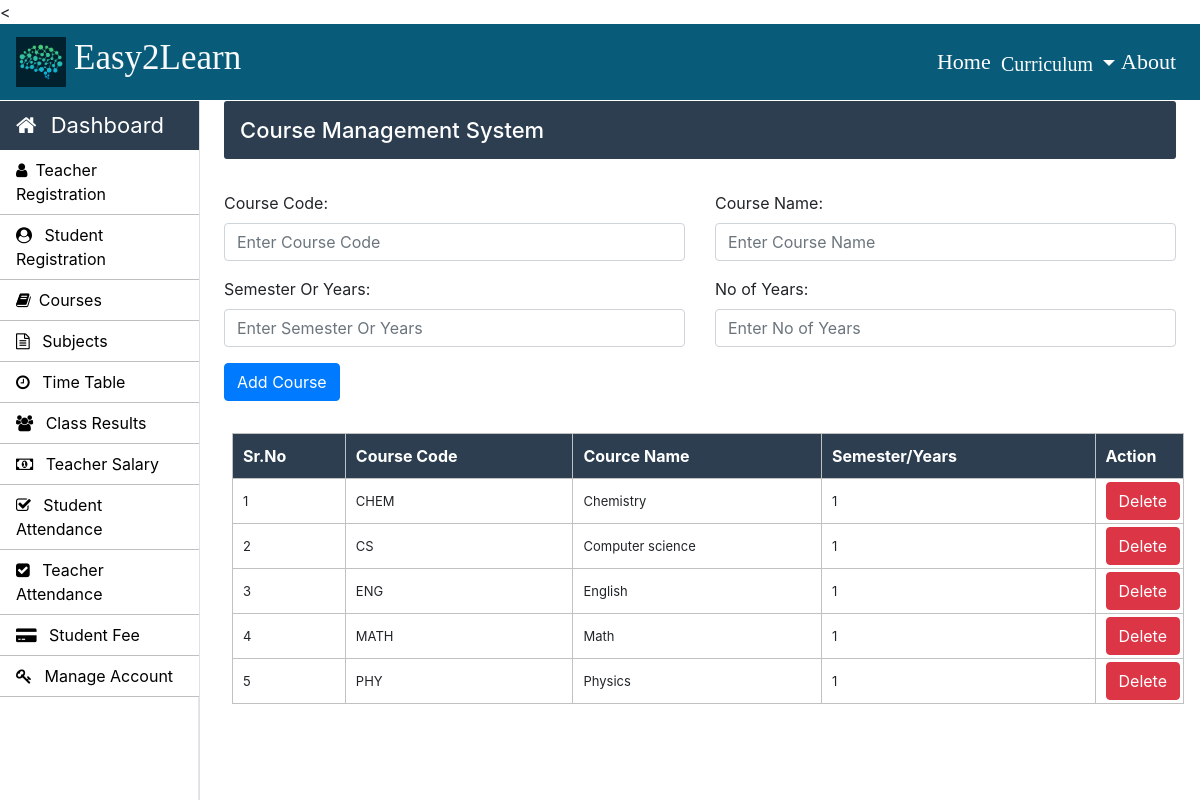
The page /Admin/courses.php (signed in) on the database its author committed.
### tables this page shows
CREATE TABLE `courses` (
  `course_code` varchar(10) NOT NULL,
  `course_name` varchar(50) NOT NULL,
  `semester_or_year` varchar(10) NOT NULL,
  `no_of_year` int(10) NOT NULL
);

### Admin/courses.php (the view, shortened to what this page needs)
<?php
		require_once "../connection/connection.php";
	?>
<!doctype html>
<html lang="en">
	<head>
	</head>
	<body>
		<?php include('../common/common-header.php') ?>
		<?php include('../common/admin-sidebar.php') ?>
		<main role="main" class="col-xl-10 col-lg-9 col-md-8 ml-sm-auto px-md-4 mb-2 w-100">
			<div class="sub-main">
				<div class="bar-margin text-center d-flex flex-wrap flex-md-nowrap pt-3 pb-2 mb-3 text-white admin-dashboard pl-3">
					<h4>Course Management System </h4>
				</div>
				<div class="row">
					<div class="col-md-12">
						<form action="courses.php" method="post">
							<div class="row mt-3">
								<div class="col-md-6">
									<div class="form-group">
										<label for="exampleInputEmail1">Course Code: </label>
										<input type="text" name="course_code" class="form-control" required placeholder="Enter Course Code">
									</div>
								</div>
								<div class="col-md-6">
									<div class="form-group">
										<label for="exampleInputPassword1">Course Name:</label>
										<input type="text" name="course_name" class="form-control" required placeholder="Enter Course Name">
									</div>
								</div>
							</div>
							<div class="row">
								<div class="col-md-6">
									<div class="form-group">
										<label for="exampleInputEmail1">Semester Or Years:</label>
										<input type="text" name="semester_or_year" class="form-control" required placeholder="Enter Semester Or Years">
									</div>
								</div>
								<div class="col-md-6">
									<div class="form-group">
										<label for="exampleInputPassword1">No of Years:</label>
										<input type="text" name="no_of_year" class="form-control" required  placeholder="Enter No of Years">
									</div>
								</div>
							</div>
							<div class="row w-100">
								<div class="col-md-12">
									<input type="submit" name="sub" value="Add Course" class=" btn btn-primary ml-auto">
								</div>
							</div>
						</form>
					</div>
				</div>
				<div class="row">
					<div class="col-md-12 ml-2">
						<section class="mt-3">
							<table class="w-100 table-elements mb-5 table-three-tr" cellpadding="3">
								<tr class="table-tr-head table-three text-white">
									<th>Sr.No</th>
									<th>Course Code</th>
									<th>Cource Name</th>
									<th>Semester/Years</th>
									<th>Action</th>
								</tr>
								<?php
									$sr=1;
									$query="select course_code,course_name,no_of_year from courses";
									$run=mysqli_query($con,$query);
									while($row=mysqli_fetch_array($run)) {
									echo	"<tr>";
									echo	"<td>".$sr++."</td>";
									echo	"<td>".$row['course_code']."</td>";
									echo	"<td>".$row['course_name']."</td>";
									echo	"<td>".$row['no_of_year']."</td>";
									echo	"<td width='20'><a class='btn btn-danger' href=delete-function.php?course_code=".$row['course_code'].">Delete</a></td>";
									echo	"</tr>";
									}
								?>
							</table>
						</section>
					</div>
				</div>
			</div>
		</main>
	</body>
</html>

### Css/style.css (style rules this page uses)
h4 { font-size: 22px; }
.admin-dashboard { margin-top: 1px !important; background: #2c3e50 !important; border-radius: 3px; }
.table-elements tr, td, th { font-size: 13px; border: 1px solid rgb(194, 193, 193); padding-left: 10px !important; }
.table-three { background: #2c3e50 !important; }
.table-tr-head { height: 45px !important; padding: 10px !important; margin-top: 5px !important; }
.table-font-for-transcript td, th { font-size: 16px !important; }

### rows shown on the page
courses: course_code "CHEM", course_name "Chemistry", no_of_year "1"
courses: course_code "CS", course_name "Computer science", no_of_year "1"
courses: course_code "ENG", course_name "English", no_of_year "1"
courses: course_code "MATH", course_name "Math", no_of_year "1"
courses: course_code "PHY", course_name "Physics", no_of_year "1"
